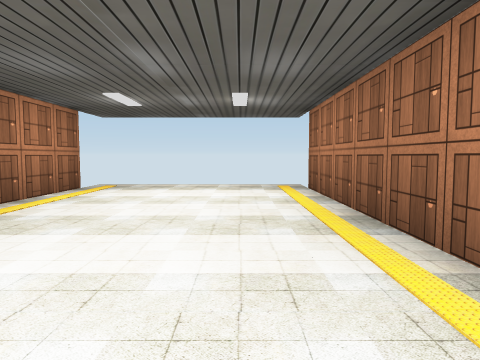
[1] (above)

16 first-person views from a walk through a Unity game level. The camera is 1.4 m above the floor, tilts 4° down and sees 70° across. The floor is counted in squares, 2 m on a side. Each view is taken from the middle of a square. On the plan, view 1 faces up. The plan holds only what a view shows up to about 11 squares ahead; the rest is blank. The place goes on beyond the plan. The player is left out. Some surface patterns are stand-ins.

[2]
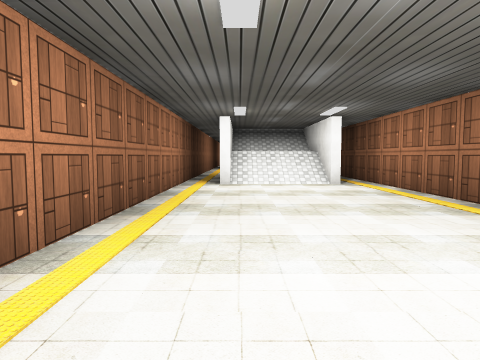

[3]
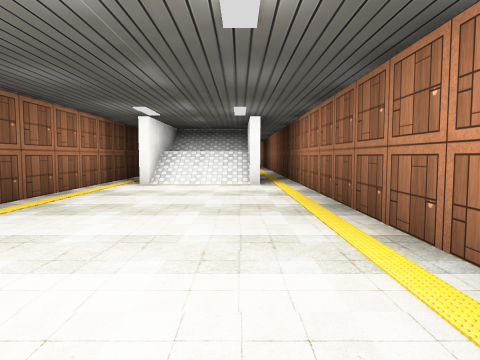

[4]
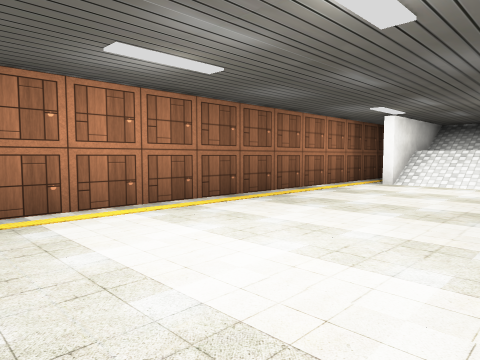

[5]
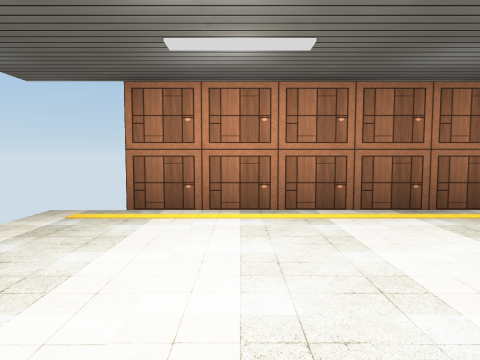

[6]
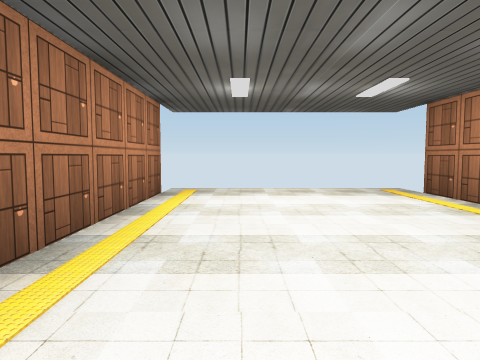

[7]
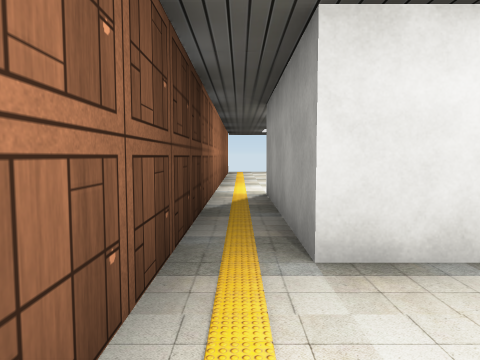

[8]
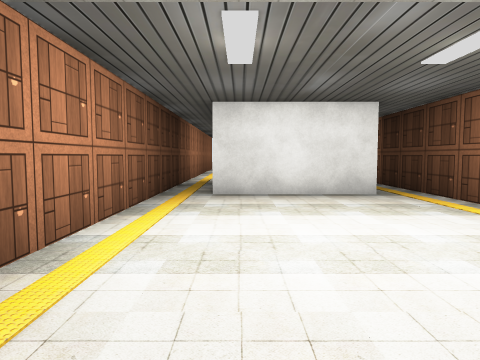

[9]
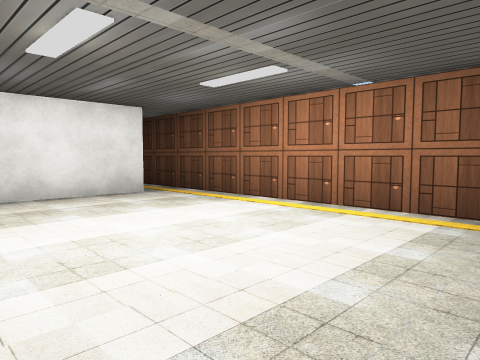

[10]
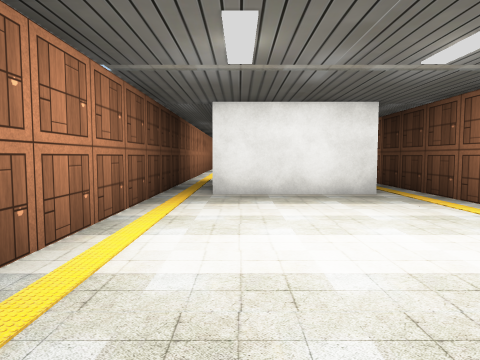

[11]
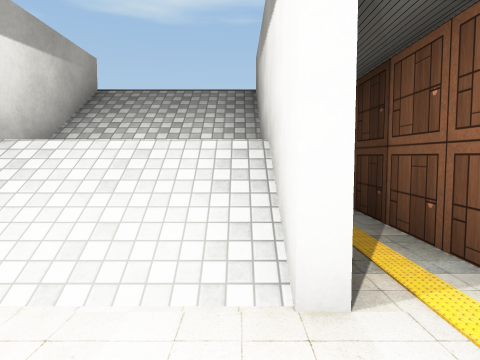

[12]
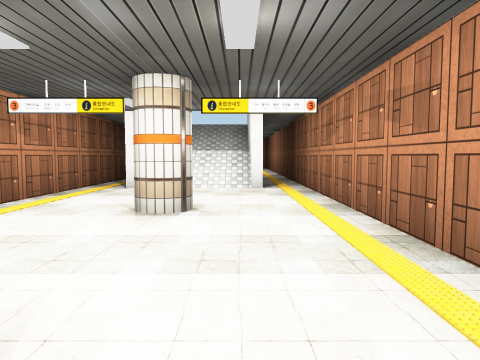

[13]
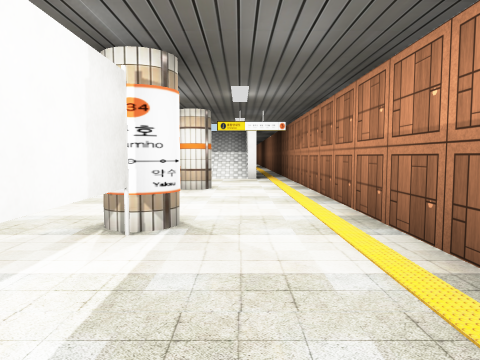

[14]
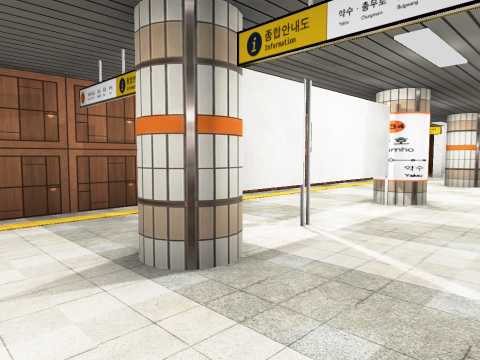

[15]
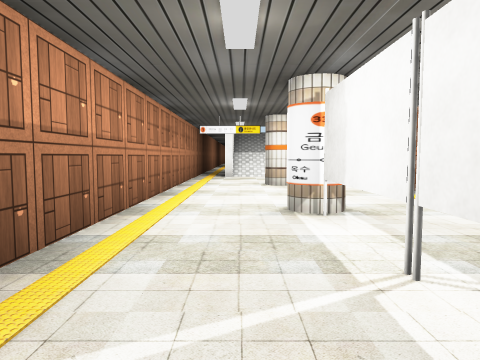

[16]
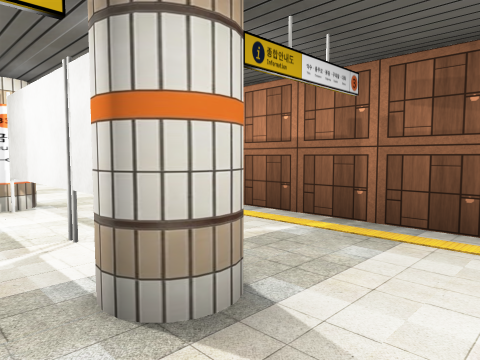

### Floor plan
Key: @ floor where view 1 was taken; # wall or solid block; . floor; / step, stairs or slope; = window, fence, low wall or low ledge; C column; Y cylinder.
Columns run from 4 left of view 1 to 2 right of it. Each row starts with its distance up from view 1.
  8 #.....#
  7 #.....#
  6 #.....#
  5 #.....#
  4 #.....#
  3 #.....#
  2 #.....#
  1 #.....#
  0 #...@.#
 -1 #.#/=.#
 -2 #.#=#.#
 -3 #.###.#
 -4 #.###.#
 -5 #.....#
 -6 #.....#
 -7 #.....#
 -8 #.....#
 -9 #.....#
-10 #.....#
-11 #.///.#
-12 #.#/#.#
-13 #.#/#.#
-14 #.#/#.#
-15 #.#/=.#
-16 #.....#
-17 #.....#
-18 #.....#
-19 #..C..#
-20 #.....#
-21 #.....#
-22 #..C..#
-23 #..Y..#
-24 #..#..#
-25 #..Y..#
-26 #.. ..#
-27 #..C..#
-28   ....

Where each view was taken, in squares from view 1:
view 1: 0 up, 0 right, facing up
view 2: 8 up, 0 right, facing down
view 3: 8 up, 2 left, facing down
view 4: 8 up, 3 left, facing down-right
view 5: 6 up, 3 left, facing right
view 6: 1 up, 2 left, facing up
view 7: 7 down, 3 left, facing up
view 8: 11 down, 2 left, facing up
view 9: 11 down, 3 left, facing up-right
view 10: 5 down, 0 right, facing down
view 11: 17 down, 0 right, facing up
view 12: 23 down, 0 right, facing up
view 13: 26 down, 0 right, facing up
view 14: 28 down, 1 right, facing up-left
view 15: 27 down, 2 left, facing up
view 16: 28 down, 2 left, facing up-right
